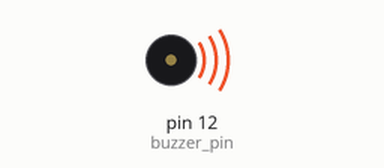
Recording of a sketch running on a simulated Arduino Uno, built with avr-gcc and run on an emulated ATmega328P. On the bench: buzzer (waves = sounding).

Above: at 0.3 s.
Timing chart, 0 to 7.5 s (numbered marks = the images above):
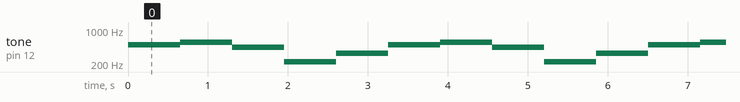

The sketch:

Teste_Buzzer.ino
```cpp
int buzzer_pin = 12;

void setup(){
pinMode(buzzer_pin,OUTPUT);
}

void tocarmusica(void)
{
    tone(buzzer_pin,494);
    delay(650);
    noTone(buzzer_pin);
    tone(buzzer_pin,554);
    delay(650);
    noTone(buzzer_pin);
    tone(buzzer_pin,440);
    delay(650);
    noTone(buzzer_pin);
    tone(buzzer_pin,220);
    delay(650);
    noTone(buzzer_pin);
    tone(buzzer_pin,330);
    delay(650);
    noTone(buzzer_pin);
}

void loop(){
  tocarmusica();
}
```

Measured:
- by itself, tone on pin 12 (buzzer_pin): repeats every 3.3 s: 554 Hz 0.65 s, 440 Hz 0.65 s, 220 Hz 0.65 s, 330 Hz 0.65 s, 494 Hz 0.65 s
